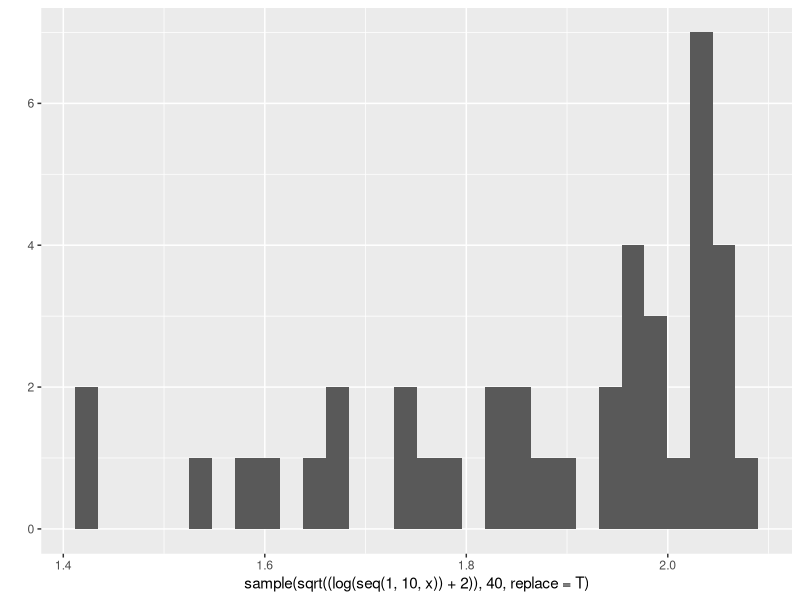
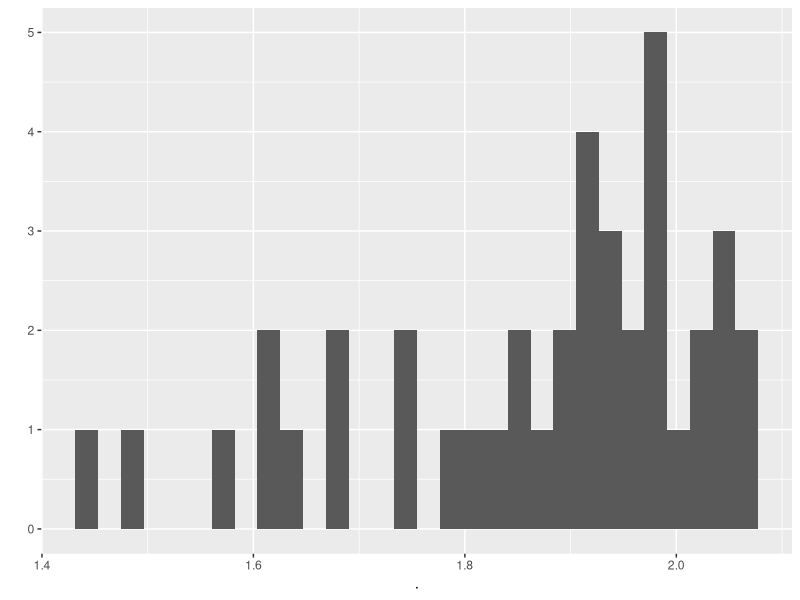
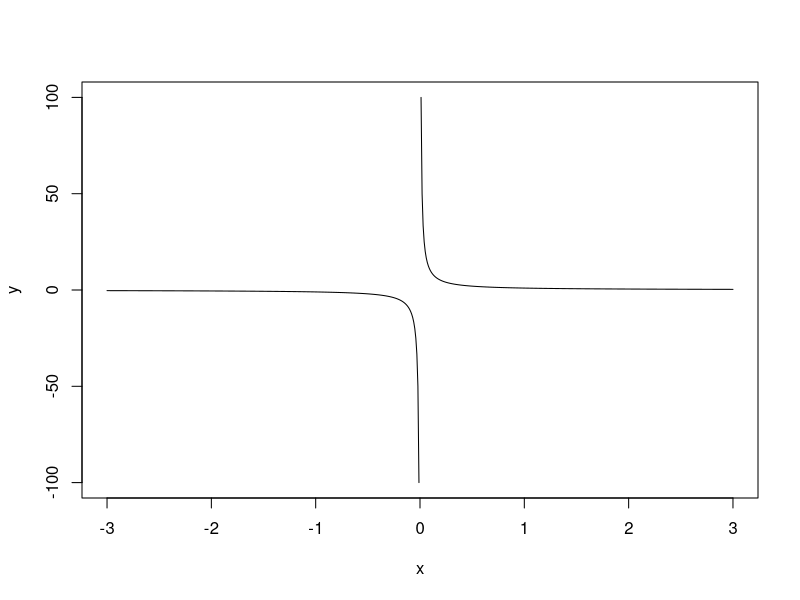
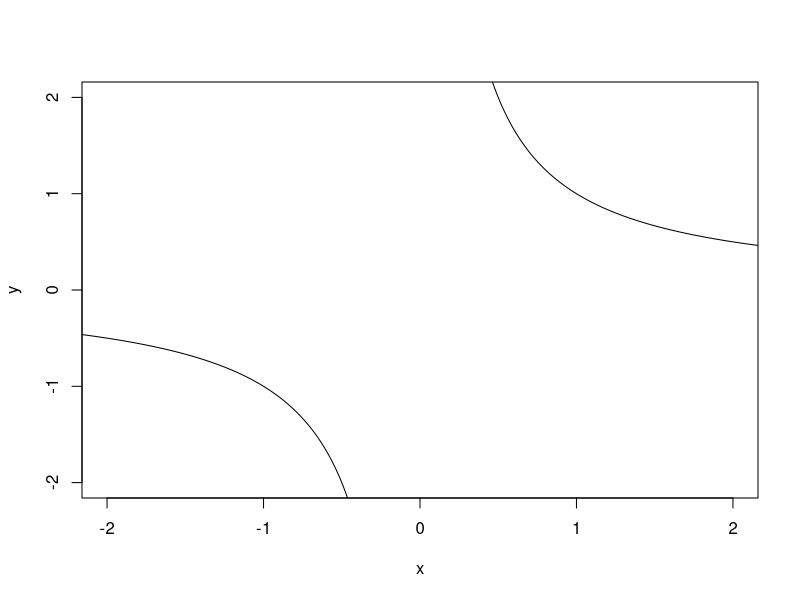
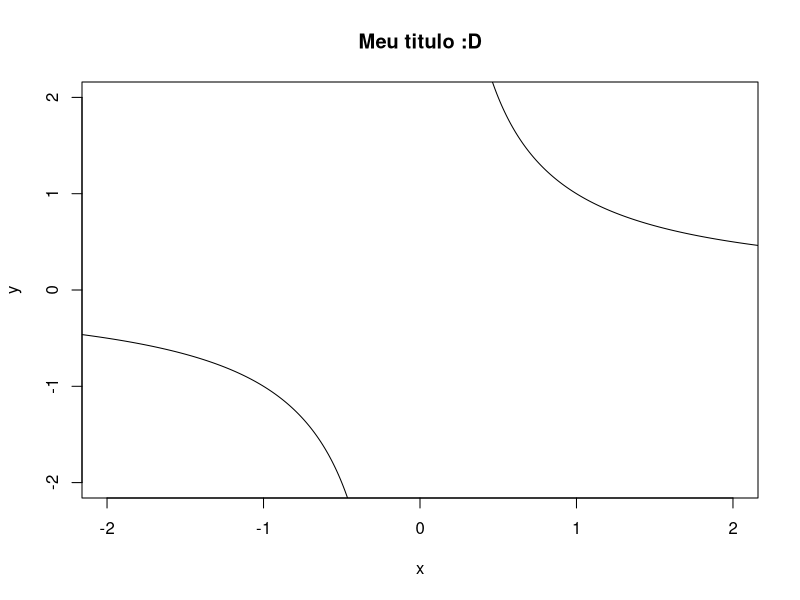
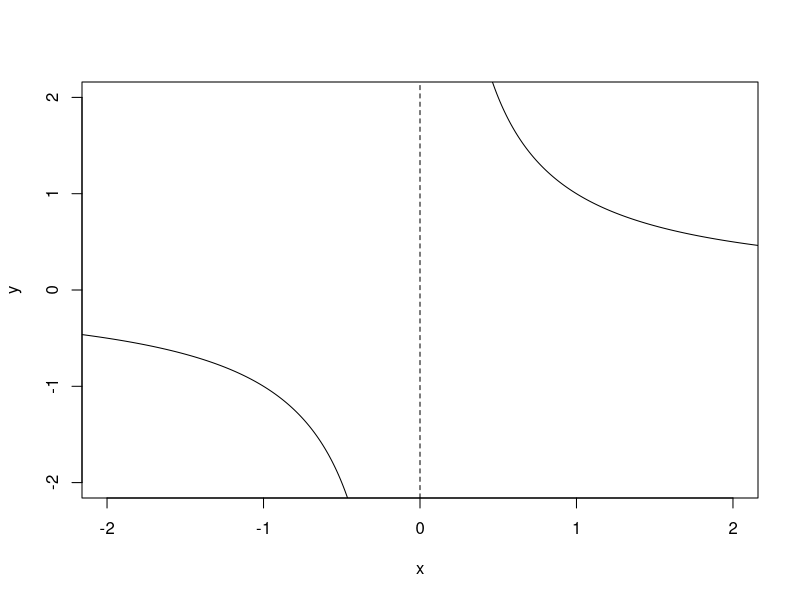
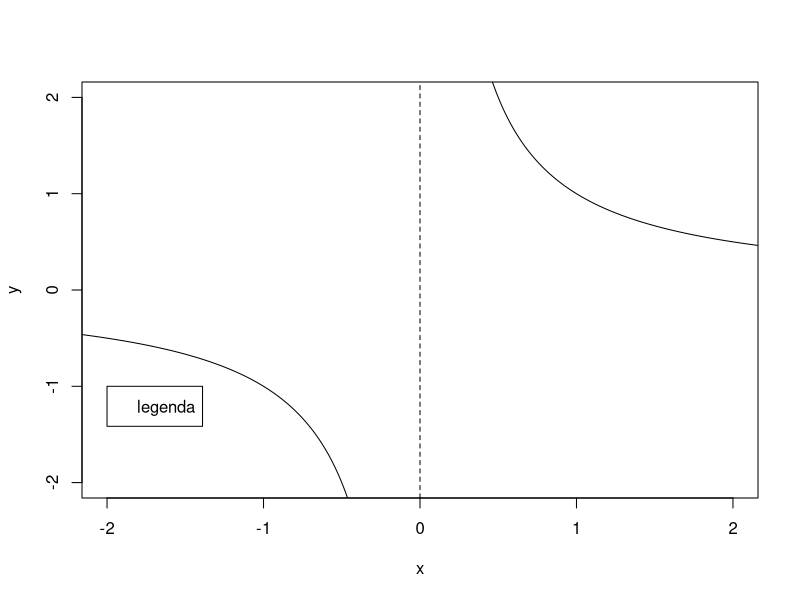

The R source for these figures, in order:
## ---- chunk 1
cadastro <- matrix(c(NA, NA, NA, NA), nrow = 100, ncol = 4, 
                   dimnames = list(NULL, c("Nome", "Idade", "Cidade", "Telefone")))

cadastro[1, ] <- c("Maria das Dores", 56, 3025-111, "São Paulo")
cadastro[2, ] <- c("José Aníbal", 40, 3333-012, "Santos")
cadastro[3, ] <- c("Pedro Silva", 23, 3091-777, "São Paulo")
# ...
## ---- chunk 2
mean(as.numeric(cadastro[, 2]), na.rm = TRUE)
## ---- chunk 3
print(0.3/3, digits = 16)
## ---- chunk 4
data(diamonds, package = 'ggplot2')
diamonds[, sample(names(diamonds))]
## ---- chunk 5
data(diamonds, package = 'ggplot2')
diamonds[, sort(names(diamonds))]
## ---- chunk 6
data(diamonds, package = 'ggplot2')
diamonds$price_cat <- ifelse(diamonds$price < 300, 1, 0)
## ---- chunk 7
x1 <- 1:8
## ---- chunk 8
x <- 0.1
library(ggplot2)
qplot(x = sample(sqrt((log(seq(1, 10, x)) + 2)), 40, replace = T))
## ---- chunk 9
library(magrittr)
x %>% 
  seq(1, 10, .) %>% 
  log %>% 
  `+`(2) %>% 
  sqrt %>% 
  sample(40, replace = T) %>% 
  qplot()
## ---- chunk 10
x <- seq(-3, 3, 0.01)
y <- 1/x
plot(x, y, type = "l")
## ---- chunk 11
plot(x, y, type = "l", xlim = c(-2, 2), ylim = c(-2, 2))
## ---- chunk 12
plot(x, y, type = "l", xlim = c(-2, 2), ylim = c(-2, 2))
title('Meu titulo :D')
## ---- chunk 13
plot(x, y, type = "l", xlim = c(-2, 2), ylim = c(-2, 2))
abline(v = 0, lty = 2)
## ---- chunk 14
plot(x, y, type = "l", xlim = c(-2, 2), ylim = c(-2, 2))
abline(v = 0, lty = 2)
legend(x = -2, y = -1, legend = 'legenda')
## ---- chunk 15
par(mfrow = c(1, 2)) # ver ?par
